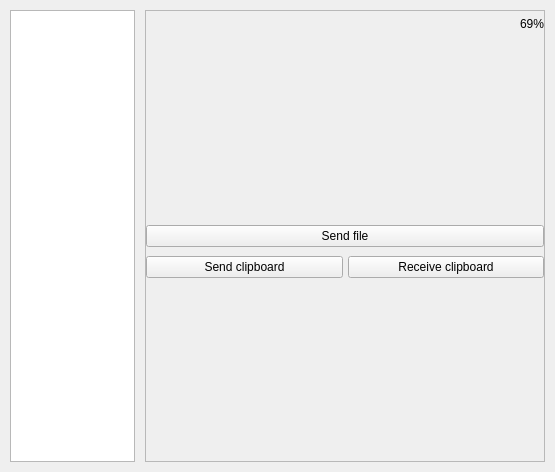
<?xml version="1.0" encoding="UTF-8"?>
<ui version="4.0">
 <class>MainWindow</class>
 <widget class="QMainWindow" name="MainWindow">
  <property name="geometry">
   <rect>
    <x>0</x>
    <y>0</y>
    <width>555</width>
    <height>472</height>
   </rect>
  </property>
  <property name="sizePolicy">
   <sizepolicy hsizetype="Preferred" vsizetype="Fixed">
    <horstretch>0</horstretch>
    <verstretch>0</verstretch>
   </sizepolicy>
  </property>
  <property name="minimumSize">
   <size>
    <width>425</width>
    <height>300</height>
   </size>
  </property>
  <property name="windowTitle">
   <string>MainWindow</string>
  </property>
  <widget class="QWidget" name="centralwidget">
   <layout class="QGridLayout" name="gridLayout_3">
    <property name="leftMargin">
     <number>10</number>
    </property>
    <property name="topMargin">
     <number>10</number>
    </property>
    <property name="rightMargin">
     <number>10</number>
    </property>
    <property name="bottomMargin">
     <number>10</number>
    </property>
    <property name="spacing">
     <number>0</number>
    </property>
    <item row="0" column="0">
     <layout class="QGridLayout" name="mainLayout">
      <property name="leftMargin">
       <number>0</number>
      </property>
      <property name="topMargin">
       <number>0</number>
      </property>
      <property name="rightMargin">
       <number>0</number>
      </property>
      <property name="bottomMargin">
       <number>0</number>
      </property>
      <property name="horizontalSpacing">
       <number>10</number>
      </property>
      <property name="verticalSpacing">
       <number>0</number>
      </property>
      <item row="0" column="0">
       <widget class="QListWidget" name="deviceList">
        <property name="minimumSize">
         <size>
          <width>50</width>
          <height>0</height>
         </size>
        </property>
        <property name="maximumSize">
         <size>
          <width>125</width>
          <height>16777215</height>
         </size>
        </property>
        <property name="autoScroll">
         <bool>true</bool>
        </property>
       </widget>
      </item>
      <item row="0" column="1">
       <widget class="QScrollArea" name="scrollArea">
        <property name="minimumSize">
         <size>
          <width>125</width>
          <height>175</height>
         </size>
        </property>
        <property name="horizontalScrollBarPolicy">
         <enum>Qt::ScrollBarAlwaysOff</enum>
        </property>
        <property name="widgetResizable">
         <bool>true</bool>
        </property>
        <widget class="QWidget" name="scrollAreaWidgetContents">
         <property name="geometry">
          <rect>
           <x>0</x>
           <y>0</y>
           <width>396</width>
           <height>448</height>
          </rect>
         </property>
         <property name="minimumSize">
          <size>
           <width>175</width>
           <height>0</height>
          </size>
         </property>
         <layout class="QGridLayout" name="gridLayout">
          <property name="leftMargin">
           <number>0</number>
          </property>
          <property name="topMargin">
           <number>0</number>
          </property>
          <property name="rightMargin">
           <number>0</number>
          </property>
          <property name="bottomMargin">
           <number>0</number>
          </property>
          <property name="spacing">
           <number>10</number>
          </property>
          <item row="0" column="0">
           <widget class="QWidget" name="widget" native="true">
            <property name="sizePolicy">
             <sizepolicy hsizetype="Expanding" vsizetype="Fixed">
              <horstretch>0</horstretch>
              <verstretch>25</verstretch>
             </sizepolicy>
            </property>
            <property name="minimumSize">
             <size>
              <width>0</width>
              <height>25</height>
             </size>
            </property>
            <property name="maximumSize">
             <size>
              <width>16777215</width>
              <height>25</height>
             </size>
            </property>
            <layout class="QHBoxLayout" name="horizontalLayout">
             <property name="leftMargin">
              <number>0</number>
             </property>
             <property name="topMargin">
              <number>0</number>
             </property>
             <property name="rightMargin">
              <number>0</number>
             </property>
             <property name="bottomMargin">
              <number>0</number>
             </property>
             <item>
              <widget class="QLabel" name="lblClientName">
               <property name="minimumSize">
                <size>
                 <width>100</width>
                 <height>0</height>
                </size>
               </property>
               <property name="text">
                <string>&lt;deviceName&gt;</string>
               </property>
              </widget>
             </item>
             <item>
              <widget class="QLabel" name="lblClientBatteryLevel">
               <property name="minimumSize">
                <size>
                 <width>30</width>
                 <height>0</height>
                </size>
               </property>
               <property name="maximumSize">
                <size>
                 <width>40</width>
                 <height>16777215</height>
                </size>
               </property>
               <property name="text">
                <string>69%</string>
               </property>
               <property name="alignment">
                <set>Qt::AlignRight|Qt::AlignTrailing|Qt::AlignVCenter</set>
               </property>
              </widget>
             </item>
            </layout>
           </widget>
          </item>
          <item row="2" column="0">
           <widget class="QWidget" name="gridWidget" native="true">
            <layout class="QGridLayout" name="gridDeviceSettings">
             <property name="leftMargin">
              <number>0</number>
             </property>
             <property name="topMargin">
              <number>0</number>
             </property>
             <property name="rightMargin">
              <number>0</number>
             </property>
             <property name="bottomMargin">
              <number>0</number>
             </property>
             <property name="spacing">
              <number>0</number>
             </property>
             <item row="0" column="0">
              <widget class="QWidget" name="topButtonContainer" native="true">
               <property name="sizePolicy">
                <sizepolicy hsizetype="Preferred" vsizetype="Fixed">
                 <horstretch>0</horstretch>
                 <verstretch>0</verstretch>
                </sizepolicy>
               </property>
               <property name="minimumSize">
                <size>
                 <width>250</width>
                 <height>0</height>
                </size>
               </property>
               <layout class="QVBoxLayout" name="verticalLayout">
                <property name="spacing">
                 <number>5</number>
                </property>
                <property name="leftMargin">
                 <number>0</number>
                </property>
                <property name="topMargin">
                 <number>0</number>
                </property>
                <property name="rightMargin">
                 <number>0</number>
                </property>
                <property name="bottomMargin">
                 <number>0</number>
                </property>
                <item>
                 <widget class="QPushButton" name="btnSendFile">
                  <property name="minimumSize">
                   <size>
                    <width>255</width>
                    <height>0</height>
                   </size>
                  </property>
                  <property name="text">
                   <string>Send file</string>
                  </property>
                 </widget>
                </item>
                <item>
                 <widget class="QWidget" name="hlayClipboardContainer" native="true">
                  <property name="sizePolicy">
                   <sizepolicy hsizetype="Preferred" vsizetype="Fixed">
                    <horstretch>0</horstretch>
                    <verstretch>30</verstretch>
                   </sizepolicy>
                  </property>
                  <property name="minimumSize">
                   <size>
                    <width>255</width>
                    <height>30</height>
                   </size>
                  </property>
                  <property name="maximumSize">
                   <size>
                    <width>16777215</width>
                    <height>30</height>
                   </size>
                  </property>
                  <layout class="QHBoxLayout" name="horizontalLayout_3">
                   <property name="spacing">
                    <number>5</number>
                   </property>
                   <property name="leftMargin">
                    <number>0</number>
                   </property>
                   <property name="topMargin">
                    <number>0</number>
                   </property>
                   <property name="rightMargin">
                    <number>0</number>
                   </property>
                   <property name="bottomMargin">
                    <number>0</number>
                   </property>
                   <item>
                    <widget class="QPushButton" name="btnSendClipboard">
                     <property name="minimumSize">
                      <size>
                       <width>115</width>
                       <height>0</height>
                      </size>
                     </property>
                     <property name="text">
                      <string>Send clipboard</string>
                     </property>
                    </widget>
                   </item>
                   <item>
                    <widget class="QPushButton" name="pushButton">
                     <property name="minimumSize">
                      <size>
                       <width>115</width>
                       <height>0</height>
                      </size>
                     </property>
                     <property name="text">
                      <string>Receive clipboard</string>
                     </property>
                    </widget>
                   </item>
                  </layout>
                 </widget>
                </item>
               </layout>
              </widget>
             </item>
            </layout>
           </widget>
          </item>
         </layout>
        </widget>
       </widget>
      </item>
     </layout>
    </item>
   </layout>
  </widget>
 </widget>
 <resources/>
 <connections/>
</ui>
